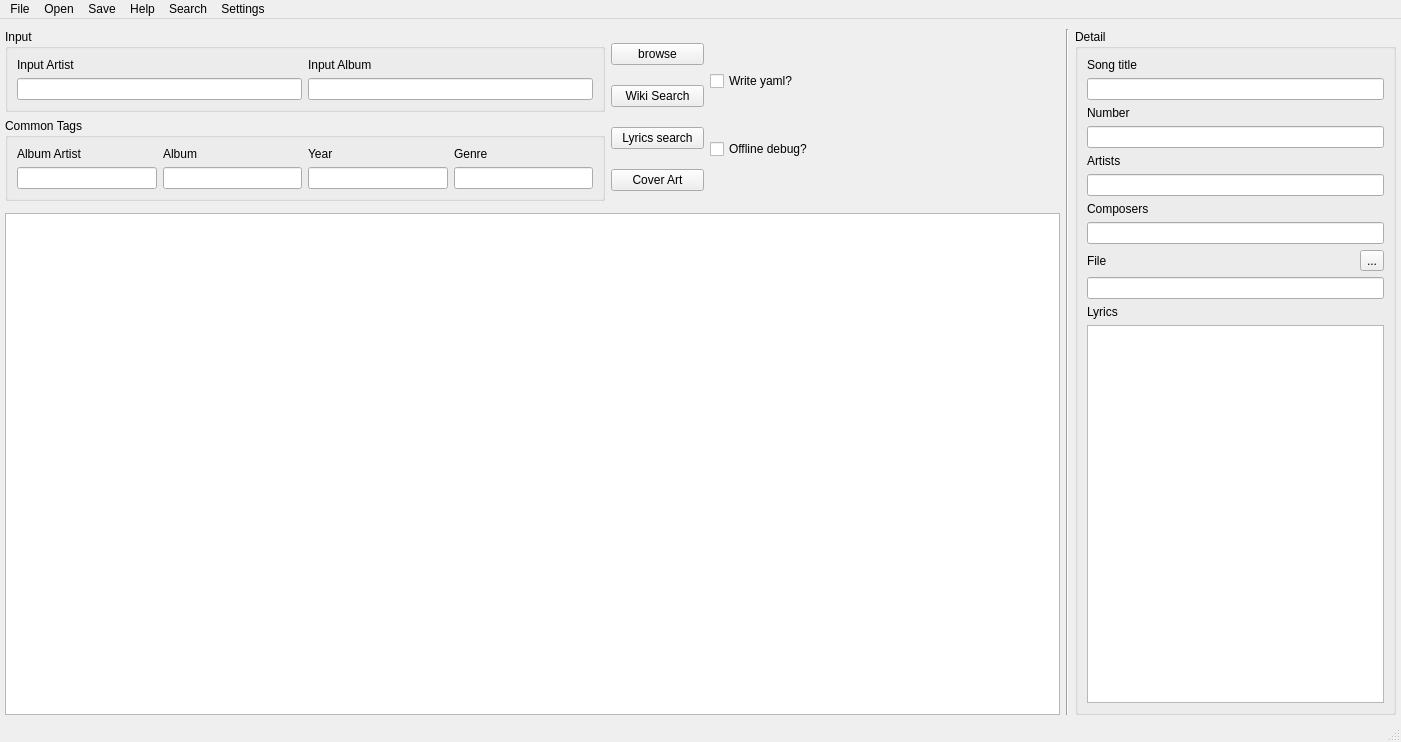
<?xml version="1.0" encoding="UTF-8"?>
<ui version="4.0">
 <class>MainWindow</class>
 <widget class="QMainWindow" name="MainWindow">
  <property name="geometry">
   <rect>
    <x>0</x>
    <y>0</y>
    <width>1401</width>
    <height>742</height>
   </rect>
  </property>
  <property name="acceptDrops">
   <bool>true</bool>
  </property>
  <property name="windowTitle">
   <string>MainWindow</string>
  </property>
  <widget class="QWidget" name="centralwidget">
   <property name="acceptDrops">
    <bool>true</bool>
   </property>
   <layout class="QGridLayout" name="gridlayout">
    <property name="leftMargin">
     <number>5</number>
    </property>
    <property name="topMargin">
     <number>10</number>
    </property>
    <property name="rightMargin">
     <number>5</number>
    </property>
    <property name="bottomMargin">
     <number>5</number>
    </property>
    <item row="0" column="3" rowspan="2">
     <layout class="QHBoxLayout" name="picture_layout">
      <property name="sizeConstraint">
       <enum>QLayout::SetMinimumSize</enum>
      </property>
     </layout>
    </item>
    <item row="0" column="0">
     <layout class="QGridLayout" name="gridLayout">
      <property name="sizeConstraint">
       <enum>QLayout::SetMaximumSize</enum>
      </property>
      <item row="0" column="0">
       <widget class="QGroupBox" name="input_frame">
        <property name="maximumSize">
         <size>
          <width>600</width>
          <height>16777215</height>
         </size>
        </property>
        <property name="acceptDrops">
         <bool>true</bool>
        </property>
        <property name="title">
         <string>Input</string>
        </property>
        <layout class="QGridLayout" name="input_grid">
         <item row="1" column="1">
          <widget class="QLineEdit" name="band_entry_input"/>
         </item>
         <item row="0" column="1">
          <widget class="QLabel" name="label">
           <property name="text">
            <string>Input Artist</string>
           </property>
          </widget>
         </item>
         <item row="0" column="2">
          <widget class="QLabel" name="label_2">
           <property name="text">
            <string>Input Album</string>
           </property>
          </widget>
         </item>
         <item row="1" column="2">
          <widget class="QLineEdit" name="album_entry_input"/>
         </item>
        </layout>
       </widget>
      </item>
      <item row="1" column="0">
       <widget class="QGroupBox" name="common_tags_frame">
        <property name="maximumSize">
         <size>
          <width>600</width>
          <height>16777215</height>
         </size>
        </property>
        <property name="title">
         <string>Common Tags</string>
        </property>
        <layout class="QGridLayout" name="common_tags_grid">
         <item row="0" column="0">
          <widget class="QLabel" name="label_3">
           <property name="text">
            <string>Album Artist</string>
           </property>
          </widget>
         </item>
         <item row="0" column="1">
          <widget class="QLabel" name="label_4">
           <property name="text">
            <string>Album</string>
           </property>
          </widget>
         </item>
         <item row="0" column="2">
          <widget class="QLabel" name="label_5">
           <property name="text">
            <string>Year</string>
           </property>
          </widget>
         </item>
         <item row="0" column="3">
          <widget class="QLabel" name="label_6">
           <property name="text">
            <string>Genre</string>
           </property>
          </widget>
         </item>
         <item row="1" column="0">
          <widget class="QLineEdit" name="band_entry"/>
         </item>
         <item row="1" column="1">
          <widget class="QLineEdit" name="album_entry"/>
         </item>
         <item row="1" column="2">
          <widget class="QLineEdit" name="year_entry"/>
         </item>
         <item row="1" column="3">
          <widget class="QLineEdit" name="genre_entry"/>
         </item>
        </layout>
       </widget>
      </item>
     </layout>
    </item>
    <item row="0" column="5" rowspan="3">
     <widget class="QGroupBox" name="detail_frame">
      <property name="minimumSize">
       <size>
        <width>321</width>
        <height>0</height>
       </size>
      </property>
      <property name="maximumSize">
       <size>
        <width>321</width>
        <height>16777215</height>
       </size>
      </property>
      <property name="title">
       <string>Detail</string>
      </property>
      <layout class="QGridLayout" name="gridLayout_3">
       <item row="0" column="0">
        <widget class="QLabel" name="label_7">
         <property name="text">
          <string>Song title</string>
         </property>
        </widget>
       </item>
       <item row="1" column="0">
        <widget class="QLineEdit" name="title_detail"/>
       </item>
       <item row="2" column="0">
        <widget class="QLabel" name="label_8">
         <property name="text">
          <string>Number</string>
         </property>
        </widget>
       </item>
       <item row="3" column="0">
        <widget class="QLineEdit" name="number_detail"/>
       </item>
       <item row="4" column="0">
        <widget class="QLabel" name="label_9">
         <property name="text">
          <string>Artists</string>
         </property>
        </widget>
       </item>
       <item row="5" column="0">
        <widget class="QLineEdit" name="artist_detail"/>
       </item>
       <item row="6" column="0">
        <widget class="QLabel" name="label_10">
         <property name="text">
          <string>Composers</string>
         </property>
        </widget>
       </item>
       <item row="7" column="0">
        <widget class="QLineEdit" name="composer_detail">
         <property name="dragEnabled">
          <bool>true</bool>
         </property>
        </widget>
       </item>
       <item row="8" column="0">
        <layout class="QHBoxLayout" name="horizontalLayout">
         <item>
          <widget class="QLabel" name="label_11">
           <property name="text">
            <string>File</string>
           </property>
          </widget>
         </item>
         <item>
          <widget class="QToolButton" name="toolButton">
           <property name="text">
            <string>...</string>
           </property>
          </widget>
         </item>
        </layout>
       </item>
       <item row="9" column="0">
        <widget class="QLineEdit" name="file_detail"/>
       </item>
       <item row="10" column="0">
        <widget class="QLabel" name="label_12">
         <property name="text">
          <string>Lyrics</string>
         </property>
        </widget>
       </item>
       <item row="11" column="0">
        <widget class="QTextEdit" name="lyrics_detail">
         <property name="acceptDrops">
          <bool>true</bool>
         </property>
        </widget>
       </item>
      </layout>
     </widget>
    </item>
    <item row="0" column="4" rowspan="3">
     <widget class="Line" name="line">
      <property name="orientation">
       <enum>Qt::Vertical</enum>
      </property>
     </widget>
    </item>
    <item row="0" column="1" rowspan="2">
     <layout class="QGridLayout" name="buttons_grid">
      <property name="sizeConstraint">
       <enum>QLayout::SetMinimumSize</enum>
      </property>
      <item row="0" column="0">
       <widget class="QPushButton" name="browse_button">
        <property name="maximumSize">
         <size>
          <width>93</width>
          <height>16777215</height>
         </size>
        </property>
        <property name="text">
         <string>browse</string>
        </property>
       </widget>
      </item>
      <item row="2" column="0">
       <widget class="QPushButton" name="lyrics_button">
        <property name="maximumSize">
         <size>
          <width>93</width>
          <height>16777215</height>
         </size>
        </property>
        <property name="text">
         <string>Lyrics search</string>
        </property>
       </widget>
      </item>
      <item row="3" column="0">
       <widget class="QPushButton" name="coverArt">
        <property name="text">
         <string>Cover Art</string>
        </property>
       </widget>
      </item>
      <item row="1" column="0">
       <widget class="QPushButton" name="wiki_search_button">
        <property name="maximumSize">
         <size>
          <width>93</width>
          <height>16777215</height>
         </size>
        </property>
        <property name="text">
         <string>Wiki Search</string>
        </property>
       </widget>
      </item>
     </layout>
    </item>
    <item row="2" column="0" colspan="4">
     <widget class="CustomQTableView" name="tableView">
      <property name="acceptDrops">
       <bool>true</bool>
      </property>
      <property name="sizeAdjustPolicy">
       <enum>QAbstractScrollArea::AdjustToContents</enum>
      </property>
      <property name="dragEnabled">
       <bool>true</bool>
      </property>
      <property name="dragDropOverwriteMode">
       <bool>true</bool>
      </property>
      <property name="dragDropMode">
       <enum>QAbstractItemView::DropOnly</enum>
      </property>
      <property name="defaultDropAction">
       <enum>Qt::LinkAction</enum>
      </property>
      <property name="alternatingRowColors">
       <bool>true</bool>
      </property>
      <property name="selectionBehavior">
       <enum>QAbstractItemView::SelectRows</enum>
      </property>
      <property name="sortingEnabled">
       <bool>false</bool>
      </property>
      <attribute name="horizontalHeaderShowSortIndicator" stdset="0">
       <bool>true</bool>
      </attribute>
      <attribute name="horizontalHeaderStretchLastSection">
       <bool>true</bool>
      </attribute>
      <attribute name="verticalHeaderVisible">
       <bool>false</bool>
      </attribute>
      <attribute name="verticalHeaderDefaultSectionSize">
       <number>25</number>
      </attribute>
      <attribute name="verticalHeaderMinimumSectionSize">
       <number>20</number>
      </attribute>
      <attribute name="verticalHeaderShowSortIndicator" stdset="0">
       <bool>true</bool>
      </attribute>
      <attribute name="verticalHeaderStretchLastSection">
       <bool>false</bool>
      </attribute>
     </widget>
    </item>
    <item row="0" column="2">
     <layout class="QVBoxLayout" name="verticalLayout_3">
      <property name="sizeConstraint">
       <enum>QLayout::SetMinimumSize</enum>
      </property>
      <item>
       <widget class="QCheckBox" name="write_yaml_sw">
        <property name="maximumSize">
         <size>
          <width>109</width>
          <height>16777215</height>
         </size>
        </property>
        <property name="text">
         <string>Write yaml?</string>
        </property>
       </widget>
      </item>
      <item>
       <widget class="QCheckBox" name="offline_debbug_sw">
        <property name="maximumSize">
         <size>
          <width>109</width>
          <height>16777215</height>
         </size>
        </property>
        <property name="text">
         <string>Offline debug?</string>
        </property>
       </widget>
      </item>
     </layout>
    </item>
   </layout>
  </widget>
  <widget class="QMenuBar" name="menubar">
   <property name="enabled">
    <bool>true</bool>
   </property>
   <property name="geometry">
    <rect>
     <x>0</x>
     <y>0</y>
     <width>1401</width>
     <height>26</height>
    </rect>
   </property>
   <widget class="QMenu" name="menuFile">
    <property name="title">
     <string>File</string>
    </property>
    <addaction name="actionNew"/>
    <addaction name="actionOpen"/>
    <addaction name="actionSave"/>
    <addaction name="separator"/>
    <addaction name="actionExit"/>
   </widget>
   <widget class="QMenu" name="menuOpen">
    <property name="title">
     <string>Open</string>
    </property>
    <addaction name="actionDirectory"/>
    <addaction name="actionWikipedia"/>
    <addaction name="actionCover_Art_search"/>
    <addaction name="actionMp3_Tag"/>
   </widget>
   <widget class="QMenu" name="menuSave">
    <property name="title">
     <string>Save</string>
    </property>
    <addaction name="actionAll_Tags"/>
    <addaction name="actionSelected_Tags"/>
   </widget>
   <widget class="QMenu" name="menuHelp">
    <property name="title">
     <string>Help</string>
    </property>
    <addaction name="actionHelp"/>
    <addaction name="actionGit"/>
    <addaction name="actionVersion"/>
    <addaction name="actionLogs"/>
   </widget>
   <widget class="QMenu" name="menuSearch">
    <property name="title">
     <string>Search</string>
    </property>
    <addaction name="actionWikipedia_2"/>
    <addaction name="actionLyrics"/>
    <addaction name="actionCoverArt"/>
   </widget>
   <widget class="QMenu" name="menuSettings">
    <property name="title">
     <string>Settings</string>
    </property>
    <addaction name="actionGetApiKey"/>
    <addaction name="actionNltkData"/>
   </widget>
   <addaction name="menuFile"/>
   <addaction name="menuOpen"/>
   <addaction name="menuSave"/>
   <addaction name="menuHelp"/>
   <addaction name="menuSearch"/>
   <addaction name="menuSettings"/>
  </widget>
  <widget class="QStatusBar" name="statusbar"/>
  <action name="actionNew">
   <property name="text">
    <string>New</string>
   </property>
  </action>
  <action name="actionOpen">
   <property name="text">
    <string>Open</string>
   </property>
  </action>
  <action name="actionSave">
   <property name="text">
    <string>Save</string>
   </property>
  </action>
  <action name="actionExit">
   <property name="text">
    <string>Exit</string>
   </property>
  </action>
  <action name="actionAll_Tags">
   <property name="text">
    <string>All Tags</string>
   </property>
  </action>
  <action name="actionOnly_Lyrics">
   <property name="text">
    <string>Only Lyrics</string>
   </property>
  </action>
  <action name="actionDirectory">
   <property name="text">
    <string>Directory</string>
   </property>
  </action>
  <action name="actionWikipedia">
   <property name="text">
    <string>Wikipedia</string>
   </property>
  </action>
  <action name="actionCover_Art_search">
   <property name="text">
    <string>Cover Art search</string>
   </property>
  </action>
  <action name="actionMp3_Tag">
   <property name="text">
    <string>Mp3Tag</string>
   </property>
  </action>
  <action name="actionHelp">
   <property name="text">
    <string>Help Index</string>
   </property>
  </action>
  <action name="actionGit">
   <property name="text">
    <string>Git</string>
   </property>
  </action>
  <action name="actionAbout">
   <property name="text">
    <string>About</string>
   </property>
  </action>
  <action name="actionVersion">
   <property name="text">
    <string>Version</string>
   </property>
  </action>
  <action name="actionWikipedia_2">
   <property name="text">
    <string>Wikipedia</string>
   </property>
  </action>
  <action name="actionLyrics">
   <property name="text">
    <string>Lyrics</string>
   </property>
  </action>
  <action name="actionCoverArt">
   <property name="text">
    <string>Cover Art</string>
   </property>
  </action>
  <action name="actionLogs">
   <property name="text">
    <string>Logs</string>
   </property>
  </action>
  <action name="actionGetApiKey">
   <property name="text">
    <string>Get Google API key</string>
   </property>
  </action>
  <action name="actionNltkData">
   <property name="text">
    <string>Download nltk data</string>
   </property>
  </action>
  <action name="actionSelected_Tags">
   <property name="text">
    <string>Selected Tags</string>
   </property>
  </action>
 </widget>
 <customwidgets>
  <customwidget>
   <class>CustomQTableView</class>
   <extends>QTableView</extends>
   <header>wiki_music.gui_lib.custom_classes</header>
  </customwidget>
 </customwidgets>
 <resources/>
 <connections/>
</ui>
